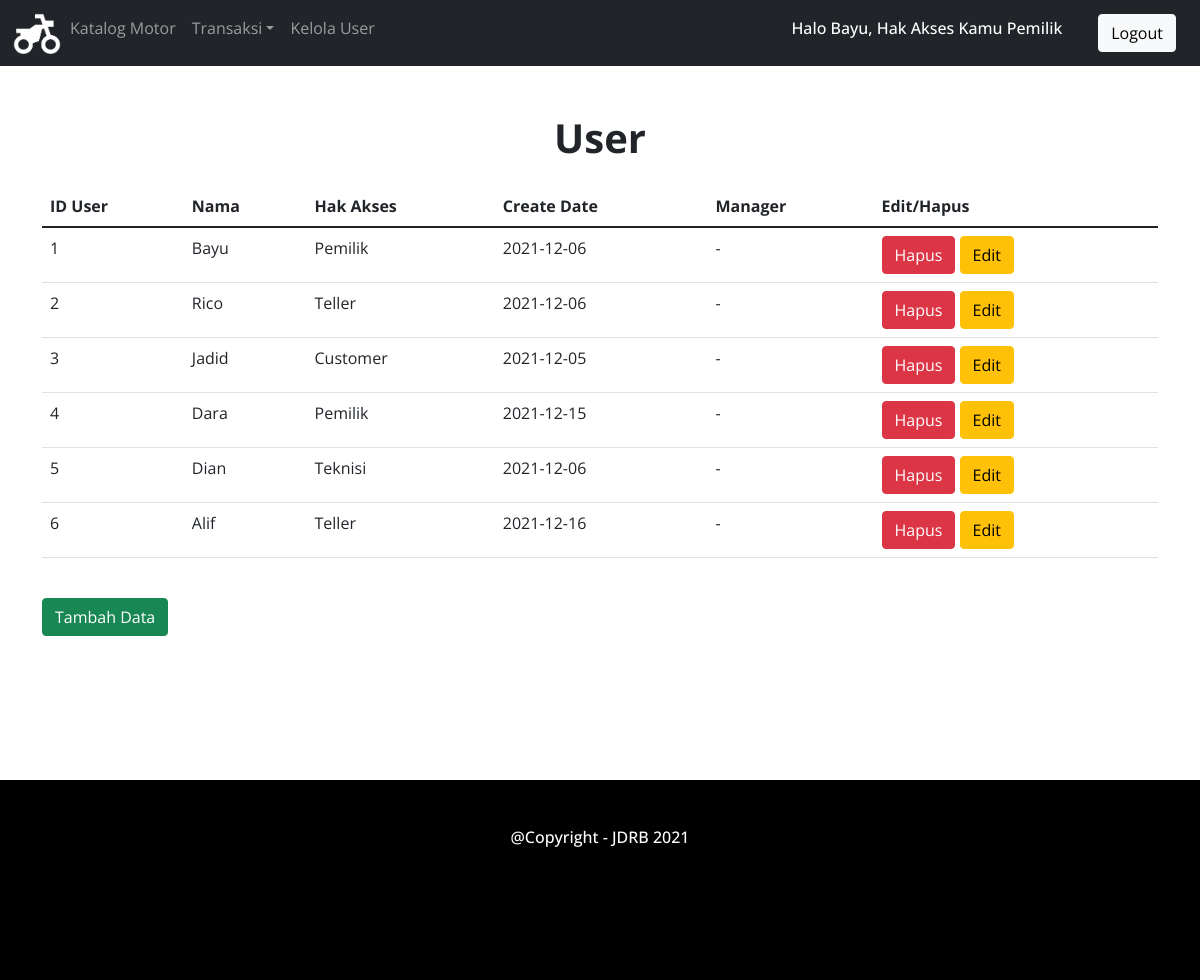
Page /home/Pemilik/user.php (signed in) on the committed database.
### tables this page shows
CREATE TABLE `user` (
  `IDUser` int(100) NOT NULL,
  `Nama` varchar(20) NOT NULL,
  `Password` varchar(100) NOT NULL,
  `Hak_Akses` varchar(100) NOT NULL,
  `Create_Date` date NOT NULL,
  `Manager` varchar(10) NOT NULL
);

### home/Pemilik/user.php (the view, shortened to what this page needs)
<!DOCTYPE html>
<html lang="en">
<head>
<link rel="stylesheet" href="../../bootstrap/css/bootstrap.min.css">
<link rel="stylesheet" href="../../style.css">
</head>
<body>
<nav class="navbar navbar-expand-sm bg-dark navbar-dark">
    <div class="container-fluid">
    <ul class="navbar-nav">
        <li class="nav-item">
            <a href="index.php"><img src="../../img/logo.png" class="logo-navbar"><a>
        </li>
        <li class="nav-item">
            <a class="nav-link" href="identitas_motor.php">Katalog Motor</a>
        </li>
        <li class="nav-item dropdown">
            <a class="nav-link dropdown-toggle" href="#" id="navbarDropdown" role="button" data-bs-toggle="dropdown" aria-haspopup="true" aria-expanded="false">Transaksi</a>
        </li>
        <li class="nav-item">
            <a class="nav-link" href="user.php">Kelola User</a>
        </li>
        </ul>
    <?php if (isset($_SESSION["Nama"])) : ?>
        <p class="h6 text-white mr-5">Halo <?php echo $_SESSION["Nama"] ?>, Hak Akses Kamu <?php echo $_SESSION["Akses"] ?></p>
    </div>
        <a href="../../logout.php" class="btn btn-light buttonnavbar">Logout</a>
    <?php else : ?>
        <a href="../../login.php" class="btn btn-light buttonnavbar">Login</a>
    <?php endif; ?>
</nav>
<div class="header">
    <h1 class="mt-5">User</h1>
</div>
<div class="container">
	<div class="mt-4">
		<div class="table-responsive">
			<table class="table">
				<thead>
					<tr>
						<th>ID User</th>
						<th>Nama</th>
						<th>Hak Akses</th>
						<th>Create Date</th>
						<th>Manager</th>
						<th>Edit/Hapus</th>
					</tr>
				</thead>
				<tbody>
                <?php
                    include '../../koneksi.php';
                    $data=mysqli_query($koneksi,"SELECT * FROM user") or die(mysqli_error($koneksi));
                    foreach($data as $pengguna){?>
					<tr>
						<td><?php echo $pengguna['IDUser'];?></td>
						<td><?php echo $pengguna['Nama'];?></td>
						<td><?php echo $pengguna['Hak_Akses'];?></td>
						<td><?php echo $pengguna['Create_Date'];?></td>
						<td><?php echo $pengguna['Manager'];?></td>
						<td>
                            <a href="../../proses/user_delete.php?IDUser=<?php echo $pengguna['IDUser']?>" class="btn btn-danger" onclick="return confirm('Anda akan menghapus data ini ?')">Hapus</a>
                            <a href="user_update.php?IDUser=<?php echo $pengguna['IDUser']?>" class="btn btn-warning">Edit</a>
						</td>
					</tr>
                <?php }
                ?>
				</tbody>
            </table>
        </div>
    </div>
	<a class="btn btn-success my-4" href="user_create.php" >Tambah Data</a>
</div>
<footer>
    <h6 class="text-center p-5"> @Copyright - JDRB 2021</h6>
</footer>
</body>
</html>

### style.css (style rules this page uses)
body { font-family: "Open Sans"; width: 100%; height: 100%; }
h1 { font-weight: bold; text-align: center; }
footer { width: 100%; height: 200px; margin-top: 10%; background-color: black; }
h6 { color: white; }
.logo-navbar { width:50px; height:50px; }
.buttonnavbar { margin-left: 2%; float: right; margin-right: 2%; }

### rows in the picture
user: IDUser "1", Nama "Bayu", Hak_Akses "Pemilik", Create_Date "2021-12-06", Manager "-"
user: IDUser "2", Nama "Rico", Hak_Akses "Teller", Create_Date "2021-12-06", Manager "-"
user: IDUser "3", Nama "Jadid", Hak_Akses "Customer", Create_Date "2021-12-05", Manager "-"
user: IDUser "4", Nama "Dara", Hak_Akses "Pemilik", Create_Date "2021-12-15", Manager "-"
user: IDUser "5", Nama "Dian", Hak_Akses "Teknisi", Create_Date "2021-12-06", Manager "-"
user: IDUser "6", Nama "Alif", Hak_Akses "Teller", Create_Date "2021-12-16", Manager "-"

### other values in the picture
$_SESSION["Nama"] "Bayu"
$_SESSION["Akses"] "Pemilik"
